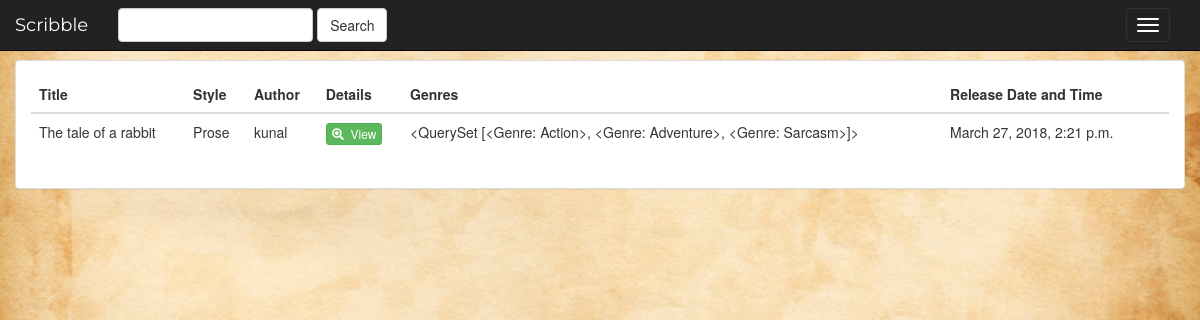
The app's page /entry/entry/liked/ (signed in) with its own data.
### Entry/models.py (models this page shows, shortened)
class Entry(models.Model):
	entry_name=models.CharField(max_length=40)
	entry_description=models.CharField(max_length=5000,default='Empty')
	entry_style=models.ForeignKey(Writing_Style,on_delete=models.CASCADE)
	entry_genres=models.ManyToManyField(Genre)
	entry_writer_id=models.ForeignKey(User,on_delete=models.CASCADE)
	entry_release_date=models.DateTimeField(default=timezone.now,blank=True)

class Writing_Style(models.Model):
	writing_style=models.CharField(max_length=20)
	def __str__(self):
		return self.writing_style

class Genre(models.Model):
	genre_name=models.CharField(max_length=20)
	def __str__(self):
		return self.genre_name

### Entry/views.py (the view)
class MyLikes(LoginRequiredMixin,generic.ListView):
	template_name='Entry/mylikes.html'
	context_object_name='entry_list'
	login_url = "/entry/login/"
	redirect_field_name = "rollback"
	redirect_unauthenticated_users =True
	def get_queryset(self):
		return Entry.objects.all()

### Entry/templatetags/login_extras.py (called while the page is built)
@register.filter(name='does_exist')
def does_exist(user, user2):
    profile = None
    if Profile.objects.filter(user=user).exists():
        profile = Profile.objects.get(user=user)
    return True if profile is not None else False

@register.filter(name='has_liked')
def has_liked(user, entry):
    like =  Likes.objects.filter(user=user).filter(entry=entry).count()
    if like:
        return True
    else :
        return False

### Entry/templates/Entry/mylikes.html
{% extends 'Entry/base.html' %}
{% load login_extras %}
{% block body %}
      <div class="col-sm-12">
                <div class="panel panel-default">
                    <div class="panel-body">
                        <table class="table">
                            <thead>
                                <tr>
                                    <th>Title</th>
                                    <th>Style</th>
                                    <th>Author</th>
                                    <th>Details</th>
                                    <th>Genres</th>
                                    <th>Release Date and Time<th>
                                </tr>
                            </thead>
                            <tbody>
                                {% for entry in entry_list %}
                                    {% if request.user|has_liked:entry %}
                                        <tr>
                                            <td>{{ entry.entry_name }}</td>
                                            <td>{{entry.entry_style}}</td>
                                            <td>{{ entry.entry_writer_id.username }}</td>
                                            <td>
                                                <a  href="{% url 'Entry:detail' entry.id %}">
                                                    <button type="button" class="btn btn-success btn-xs">
                                                        <span class="glyphicon glyphicon-zoom-in"></span>&nbsp; View
                                                    </button>
                                                </a>
                                            </td>
                                            <td>{{ entry.entry_genres.all }}</td>
                                            <td>{{entry.entry_release_date}}</td>
                                        </tr>
                                    {% endif %}
                                {% endfor %}
                            </tbody>
                        </table>
                    </div>
                </div>
       </div>
{% endblock %}

### Entry/static/Entry/style.css (style rules this page uses)
body { background-image:url("images/oldtexture.jpg"); background-repeat: no-repeat; background-position: center; background-size: cover; width: 100%; height: 100%; margin:0; padding:0; }

### records on screen
Entry: entry_name "The tale of a rabbit", entry_style "Prose", entry_writer_id.username "kunal", entry_genres.all "<QuerySet [<Genre: Action>, <Genre: Adventure>, <Genre: Sarcasm>]>", entry_release_date "March 27, 2018, 2:21 p.m."
